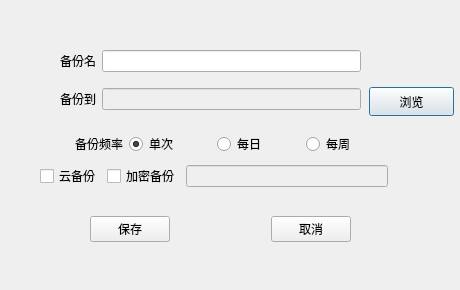
<?xml version="1.0" encoding="UTF-8"?>
<ui version="4.0">
 <class>settingDialog</class>
 <widget class="QDialog" name="settingDialog">
  <property name="geometry">
   <rect>
    <x>0</x>
    <y>0</y>
    <width>460</width>
    <height>290</height>
   </rect>
  </property>
  <property name="minimumSize">
   <size>
    <width>460</width>
    <height>290</height>
   </size>
  </property>
  <property name="maximumSize">
   <size>
    <width>460</width>
    <height>290</height>
   </size>
  </property>
  <property name="windowTitle">
   <string>Dialog</string>
  </property>
  <widget class="QPushButton" name="chooseDirectoryButton">
   <property name="geometry">
    <rect>
     <x>369</x>
     <y>87</y>
     <width>85</width>
     <height>29</height>
    </rect>
   </property>
   <property name="text">
    <string>浏览</string>
   </property>
  </widget>
  <widget class="QWidget" name="">
   <property name="geometry">
    <rect>
     <x>60</x>
     <y>40</y>
     <width>301</width>
     <height>81</height>
    </rect>
   </property>
   <layout class="QVBoxLayout" name="verticalLayout">
    <item>
     <layout class="QHBoxLayout" name="horizontalLayout_4">
      <item>
       <widget class="QLabel" name="label">
        <property name="text">
         <string>备份名</string>
        </property>
        <property name="alignment">
         <set>Qt::AlignRight|Qt::AlignTrailing|Qt::AlignVCenter</set>
        </property>
       </widget>
      </item>
      <item>
       <widget class="QLineEdit" name="backupNameLineEdit"/>
      </item>
     </layout>
    </item>
    <item>
     <layout class="QHBoxLayout" name="horizontalLayout_3">
      <item>
       <widget class="QLabel" name="label_2">
        <property name="text">
         <string>备份到</string>
        </property>
        <property name="alignment">
         <set>Qt::AlignRight|Qt::AlignTrailing|Qt::AlignVCenter</set>
        </property>
       </widget>
      </item>
      <item>
       <widget class="QLineEdit" name="backupDirectoryLineEdit">
        <property name="enabled">
         <bool>false</bool>
        </property>
       </widget>
      </item>
     </layout>
    </item>
   </layout>
  </widget>
  <widget class="QWidget" name="">
   <property name="geometry">
    <rect>
     <x>40</x>
     <y>130</y>
     <width>348</width>
     <height>62</height>
    </rect>
   </property>
   <layout class="QVBoxLayout" name="verticalLayout_2">
    <item>
     <layout class="QHBoxLayout" name="horizontalLayout_2">
      <item>
       <widget class="QLabel" name="label_4">
        <property name="text">
         <string>备份频率</string>
        </property>
        <property name="alignment">
         <set>Qt::AlignRight|Qt::AlignTrailing|Qt::AlignVCenter</set>
        </property>
       </widget>
      </item>
      <item>
       <widget class="QRadioButton" name="onceRadioButton">
        <property name="text">
         <string>单次</string>
        </property>
        <property name="checked">
         <bool>true</bool>
        </property>
       </widget>
      </item>
      <item>
       <widget class="QRadioButton" name="dayRadioButton">
        <property name="text">
         <string>每日</string>
        </property>
       </widget>
      </item>
      <item>
       <widget class="QRadioButton" name="weekRadioButton">
        <property name="text">
         <string>每周</string>
        </property>
       </widget>
      </item>
     </layout>
    </item>
    <item>
     <layout class="QHBoxLayout" name="horizontalLayout">
      <item>
       <widget class="QCheckBox" name="cloudCheckBox">
        <property name="text">
         <string>云备份</string>
        </property>
       </widget>
      </item>
      <item>
       <widget class="QCheckBox" name="passwordCheckBox">
        <property name="text">
         <string>加密备份</string>
        </property>
       </widget>
      </item>
      <item>
       <widget class="QLineEdit" name="passwordLineEdit">
        <property name="enabled">
         <bool>false</bool>
        </property>
       </widget>
      </item>
     </layout>
    </item>
   </layout>
  </widget>
  <widget class="QWidget" name="">
   <property name="geometry">
    <rect>
     <x>90</x>
     <y>214</y>
     <width>261</width>
     <height>31</height>
    </rect>
   </property>
   <layout class="QHBoxLayout" name="horizontalLayout_5">
    <item>
     <widget class="QPushButton" name="saveButton">
      <property name="text">
       <string>保存</string>
      </property>
     </widget>
    </item>
    <item>
     <spacer name="horizontalSpacer">
      <property name="orientation">
       <enum>Qt::Horizontal</enum>
      </property>
      <property name="sizeHint" stdset="0">
       <size>
        <width>40</width>
        <height>20</height>
       </size>
      </property>
     </spacer>
    </item>
    <item>
     <widget class="QPushButton" name="cancelButton">
      <property name="text">
       <string>取消</string>
      </property>
     </widget>
    </item>
   </layout>
  </widget>
 </widget>
 <resources/>
 <connections/>
</ui>
